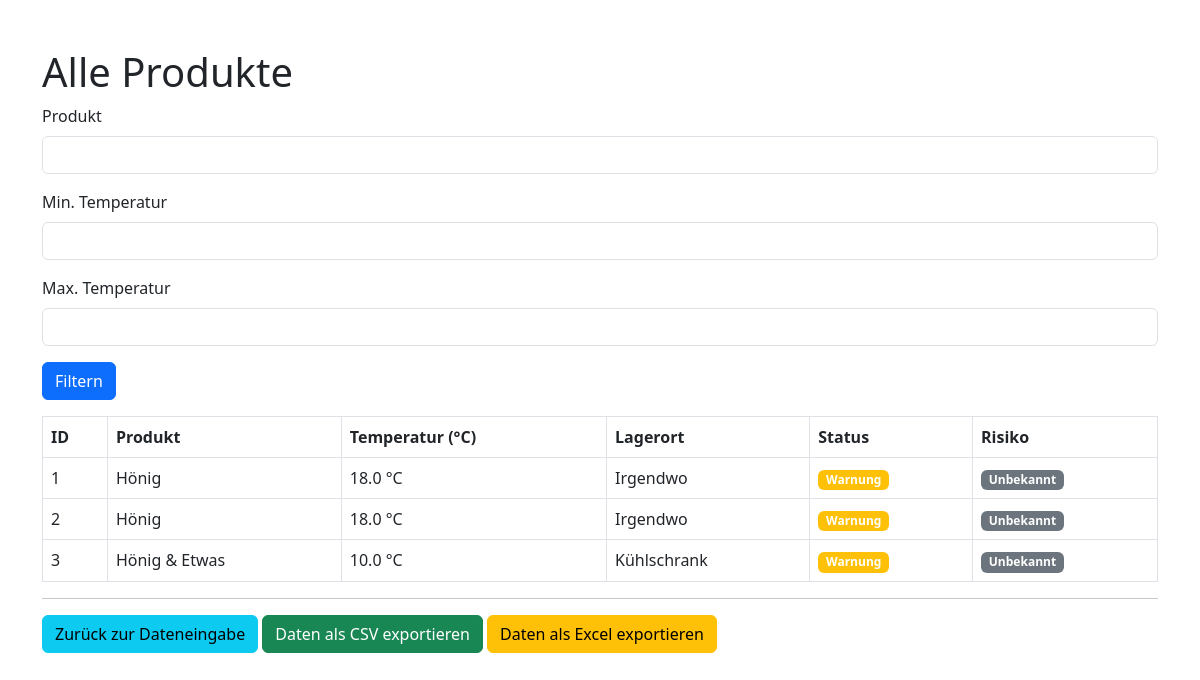
Before: /produkte (signed in) with the older database file.
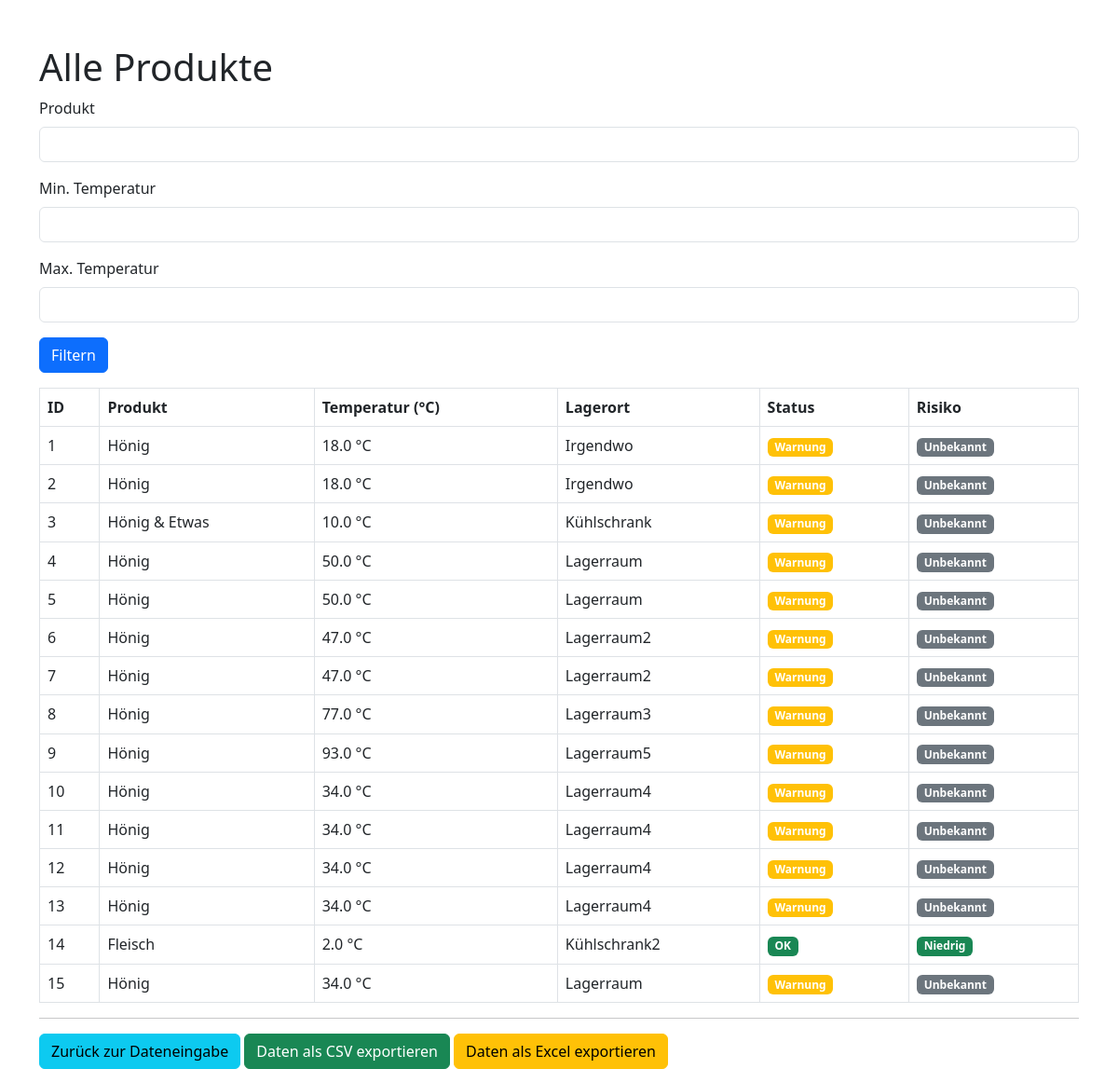
After: the same page with the newer database file.
### tables this page shows
CREATE TABLE produkte (
            id INTEGER PRIMARY KEY,
            produkt TEXT,
            temperatur REAL,
            lagerort TEXT
        , status TEXT, risikostufe TEXT);

### app.py (the view, shortened to what this page needs)
@app.route("/produkte", methods=["GET", "POST"])
def produkte():
    if 'user' not in session:
        return redirect(url_for('login'))
    conn = sqlite3.connect('haccp.db')
    c = conn.cursor()
    c.execute('SELECT * FROM produkte')  # Hole alle Produkte aus der Tabelle
    rows = c.fetchall()  # Alle Zeilen abrufen
    conn.close()
    print(rows)  # Debugging-Ausgabe
    return render_template("produkte.html", rows=rows)

### app.py (called while the page is built, shortened)
@app.before_request
def require_login_and_admin():
    public_routes = ['login', 'register', 'static']
    if request.endpoint in public_routes:
        return None
    if 'user' not in session:
        return redirect(url_for('login'))
    else:
        admin_routes = ['admin_dashboard', 'admin_settings']

### templates/produkte.html (shortened to what this page needs)
<!DOCTYPE html>
<html lang="de">
<head>
    <link href="https://cdn.jsdelivr.net/npm/bootstrap@5.3.0-alpha1/dist/css/bootstrap.min.css" rel="stylesheet">
</head>
<body class="container mt-5">
    <h1>Alle Produkte</h1>
    <form method="GET" class="mb-3">
        <div class="mb-3">
            <label for="produkt" class="form-label">Produkt</label>
            <input type="text" id="produkt" name="produkt" class="form-control" value="{{ filter_produkt }}">
        </div>
        <div class="mb-3">
            <label for="min_temp" class="form-label">Min. Temperatur</label>
            <input type="number" id="min_temp" name="min_temp" class="form-control" step="0.1" value="{{ filter_min_temp }}">
        </div>
        <div class="mb-3">
            <label for="max_temp" class="form-label">Max. Temperatur</label>
            <input type="number" id="max_temp" name="max_temp" class="form-control" step="0.1" value="{{ filter_max_temp }}">
        </div>
        <button type="submit" class="btn btn-primary">Filtern</button>
    </form>
    <table class="table table-bordered">
        <thead>
            <tr>
                <th>ID</th>
                <th>Produkt</th>
                <th>Temperatur (°C)</th>
                <th>Lagerort</th>
                <th>Status</th>
                <th>Risiko</th>
            </tr>
        </thead>
        <tbody>
            {% for row in rows %}
                <tr>
                    <td>{{ row[0] }}</td>
                    <td>{{ row[1] }}</td>
                    <td>{{ row[2] }} °C</td>
                    <td>{{ row[3] }}</td>
                    <td>
                        {% if row[2] < 2 %}
                            <span class="badge bg-danger">Warnung</span>
                        {% elif row[2] >= 2 and row[2] <= 7 %}
                            <span class="badge bg-success">OK</span>
                        {% else %}
                            <span class="badge bg-warning">Warnung</span>
                        {% endif %}
                    </td>
                    <td>
                        {% if row[1] == "Fleisch" %}
                            {% if row[2] < 2 %}
                                <span class="badge bg-danger">Hoch</span>
                            {% elif row[2] >= 2 and row[2] <= 7 %}
                                <span class="badge bg-success">Niedrig</span>
                            {% else %}
                                <span class="badge bg-warning">Mittel</span>
                            {% endif %}
                        {% else %}
                            <span class="badge bg-secondary">Unbekannt</span>
                        {% endif %}
                    </td>
                </tr>
            {% endfor %}
        </tbody>
    </table>
    <hr>
    <div class="mt-3">
        <a href="/" class="btn btn-info">Zurück zur Dateneingabe</a>
        <a href="/export" class="btn btn-success">Daten als CSV exportieren</a>
        <a href="/export_excel" class="btn btn-warning">Daten als Excel exportieren</a>
    </div>
</body>
</html>

Changed rows visible on the page:
added produkte: id "4", produkt "Hönig", temperatur "50.0", lagerort "Lagerraum", shows "Warnung", shows "Unbekannt"
added produkte: id "5", produkt "Hönig", temperatur "50.0", lagerort "Lagerraum", shows "Warnung", shows "Unbekannt"
added produkte: id "6", produkt "Hönig", temperatur "47.0", lagerort "Lagerraum2", shows "Warnung", shows "Unbekannt"
added produkte: id "7", produkt "Hönig", temperatur "47.0", lagerort "Lagerraum2", shows "Warnung", shows "Unbekannt"
added produkte: id "8", produkt "Hönig", temperatur "77.0", lagerort "Lagerraum3", shows "Warnung", shows "Unbekannt"
added produkte: id "9", produkt "Hönig", temperatur "93.0", lagerort "Lagerraum5", shows "Warnung", shows "Unbekannt"
added produkte: id "10", produkt "Hönig", temperatur "34.0", lagerort "Lagerraum4", shows "Warnung", shows "Unbekannt"
added produkte: id "11", produkt "Hönig", temperatur "34.0", lagerort "Lagerraum4", shows "Warnung", shows "Unbekannt"
added produkte: id "12", produkt "Hönig", temperatur "34.0", lagerort "Lagerraum4", shows "Warnung", shows "Unbekannt"
added produkte: id "13", produkt "Hönig", temperatur "34.0", lagerort "Lagerraum4", shows "Warnung", shows "Unbekannt"
added produkte: id "14", produkt "Fleisch", temperatur "2.0", lagerort "Kühlschrank2", shows "OK", shows "Niedrig"
added produkte: id "15", produkt "Hönig", temperatur "34.0", lagerort "Lagerraum", shows "Warnung", shows "Unbekannt"
